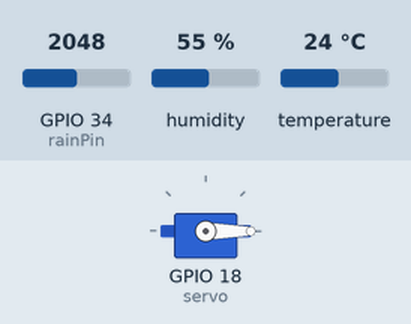
Bench run of a sketch on a simulated ESP32. Shown: servo. The test bench sets the inputs (shaded band); at power-on: GPIO 34 (rainPin) = 2048, humidity 55 %, temperature 24 °C. EEPROM starts erased; nothing arrives over Bluetooth unless stated; what the sketch prints to the serial monitor is not drawn.

Above: at 1.2 s.
1.3 s: GPIO 34 (rainPin) set to 2973
5.5 s: GPIO 34 (rainPin) set to 3055
At 5.88 s:
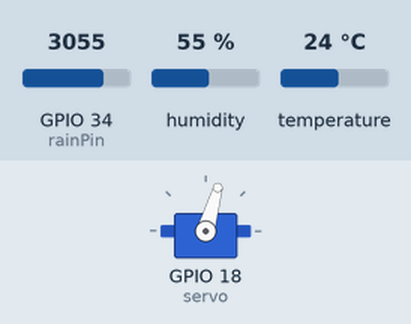
At 7.1 s:
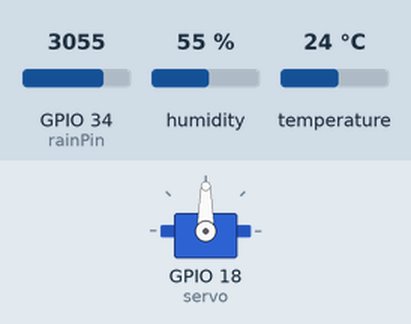
7.4 s: GPIO 34 (rainPin) set to 2960
At 7.78 s:
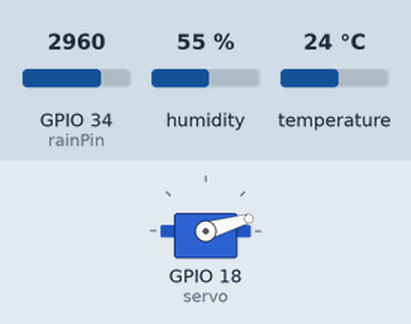
Timing chart, 0 to 10.4 s (numbered marks = the images above; inputs shaded):
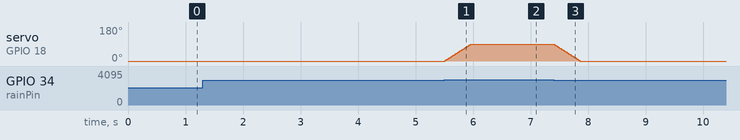

Measured:
- the behaviour switches between 2999 and 3000 on GPIO 34 (rainPin) (found by bisection; images 0 and 1)
- after the input at 1.3 s, every drawn part: stays the same
- after the input at 5.5 s, servo on GPIO 18 (servo): moves from 0° to 90° over 0.45 s, starting at once
- after the input at 7.4 s, servo on GPIO 18 (servo): moves from 90° to 0° over 0.45 s, starting at once

The sketch:

sketch_apr25b.ino
```cpp
#define BLYNK_TEMPLATE_ID "TMPL6VMq4yjbF"
#define BLYNK_TEMPLATE_NAME "Clothes"
#define BLYNK_AUTH_TOKEN "t9m61xzzdWyz0ylWlrmy_aeqIBtrZt1d"
#define BLYNK_PRINT Serial

#include <WiFi.h>
#include <BlynkSimpleEsp32.h>
#include <ESP32Servo.h>
#include <Preferences.h>
#include <DHT.h>
#include <BluetoothSerial.h>

// =======================
Preferences prefs;
Servo servo;
BluetoothSerial SerialBT;

// =======================
// DHT
// =======================
#define DHTPIN 4
#define DHTTYPE DHT11
DHT dht(DHTPIN, DHTTYPE);

float temp = 0;
float hum = 0;
float lastTemp = 0;

// =======================
// WIFI
// =======================
String wifiSSID = "";
String wifiPASS = "";
bool wifiConnected = false;

// =======================
// SERVO
// =======================
int currentPos = 0;
int targetPos = 0;
int speedStep = 2;

// =======================
// RAIN SENSOR
// =======================
int rainPin = 34;
int rainValue = 0;
int threshold = 3000;
bool isWet = false;
bool wasWet = false;

// =======================
// MODE
// =======================
bool autoMode = true;
bool manualOverride = false;

// =======================
// CONNECT WIFI
// =======================
void connectToWiFi(String ssid, String pass) {
  Serial.println("Connecting to WiFi...");

  // Putuskan koneksi lama dulu supaya tidak bentrok
  WiFi.disconnect(true);
  delay(200);
  WiFi.mode(WIFI_STA);
  delay(100);

  WiFi.begin(ssid.c_str(), pass.c_str());

  int timeout = 0;
  while (WiFi.status() != WL_CONNECTED && timeout < 20) {
    delay(500);
    Serial.print(".");
    timeout++;
  }

  if (WiFi.status() == WL_CONNECTED) {
    Serial.println("\nConnected!");
    Serial.println(WiFi.localIP());

    Blynk.config(BLYNK_AUTH_TOKEN);
    Blynk.connect();

    wifiConnected = true;
    SerialBT.println("STATUS:CONNECTED"); // Kirim ke HP
  } else {
    Serial.println("\nFailed!");
    wifiConnected = false;
    SerialBT.println("STATUS:FAILED"); // Kirim ke HP
  }
}

// =======================
// DECISION ENGINE
// =======================
void updateDecision() {

  // PRIORITAS 1: HUJAN FISIK
  if (isWet) {
    Serial.println("DECISION: HUJAN → TUTUP");
    targetPos = 0;
    manualOverride = false; // reset override
    wasWet = true;
    Blynk.virtualWrite(V4, 0);
    return;
  }

  // PRIORITAS 1.5: HUJAN BARU BERHENTI → BUKA OTOMATIS
  if (wasWet && !isWet) {
    Serial.println("DECISION: HUJAN BERHENTI → BUKA");
    targetPos = 90;
    wasWet = false;
    Blynk.virtualWrite(V4, 1);
    return;
  }

  // PRIORITAS 2: MANUAL OVERRIDE
  if (manualOverride) {
    Serial.println("DECISION: MANUAL OVERRIDE");
    return;
  }

  // PRIORITAS 3: AUTO DHT
  if (autoMode) {

    if (hum > 80 && temp < lastTemp) {
      Serial.println("DECISION: LEMBAB + TURUN → TUTUP");
      targetPos = 0;
      Blynk.virtualWrite(V4, 0);
      return;
    }

    if (temp >= 40) {
      Serial.println("DECISION: PANAS → BUKA");
      targetPos = 90;
      Blynk.virtualWrite(V4, 1);
      return;
    }
  }
}

// =======================
// BLYNK CONTROL
// =======================
BLYNK_WRITE(V4) {
  int value = param.asInt();

  Serial.print("API/BLYNK V4: ");
  Serial.println(value);

  manualOverride = true;

  if (!isWet) {
    targetPos = (value == 1) ? 90 : 0;
  }
}

BLYNK_WRITE(V5) {
  int value = param.asInt();
  speedStep = map(value, 0, 100, 1, 10);
}

// =======================
// SETUP
// =======================
void setup() {
  Serial.begin(115200);

  // Bluetooth Setup
  SerialBT.begin("ESP32-Setup"); // Nama yang dicari aplikasi
  Serial.println("Bluetooth ESP32-Setup Ready!");

  servo.attach(18, 500, 2400);
  servo.write(0);

  pinMode(rainPin, INPUT);
  dht.begin();

  prefs.begin("wifi", false);

  wifiSSID = prefs.getString("ssid", "");
  wifiPASS = prefs.getString("pass", "");

  if (wifiSSID != "") {
    connectToWiFi(wifiSSID, wifiPASS);
  }
}

// =======================
// LOOP
// =======================
void loop() {

  if (wifiConnected) {
    Blynk.run();
  }

  // =======================
  // BLUETOOTH CONTROL
  // =======================
  if (SerialBT.available()) {
    String data = SerialBT.readStringUntil('\n');
    data.trim();

    if (data.startsWith("WIFI:")) {
      // Format: WIFI:SSID,PASS
      int commaIndex = data.indexOf(',');
      if (commaIndex != -1) {
        String ssid = data.substring(5, commaIndex);
        String pass = data.substring(commaIndex + 1);

        Serial.println("Bluetooth received WiFi: " + ssid);

        // Simpan ke memory
        prefs.putString("ssid", ssid);
        prefs.putString("pass", pass);

        connectToWiFi(ssid, pass);
      }
    }
    else if (data == "RESET") {
      prefs.clear();
      Serial.println("WiFi Config Cleared!");
      SerialBT.println("STATUS:CLEARED");
      ESP.restart();
    }
  }

  // =======================
  // RAIN SENSOR
  // =======================
  rainValue = analogRead(rainPin);

  bool newWet = (rainValue < threshold);

  // Langsung panggil decision saat status hujan BERUBAH (tanpa nunggu DHT)
  if (newWet != isWet) {
    isWet = newWet;
    Blynk.virtualWrite(V8, isWet ? 1 : 0);
    updateDecision();
    Serial.print("RAIN STATE CHANGED: ");
    Serial.println(isWet ? "BASAH" : "KERING");
  }

  // =======================
  // DHT SENSOR
  // =======================
  static unsigned long lastDHT = 0;
  if (millis() - lastDHT > 2000) {

    float t = dht.readTemperature();
    float h = dht.readHumidity();

    if (!isnan(t) && !isnan(h)) {
      temp = t;
      hum = h;

      Serial.print("Temp: ");
      Serial.print(temp);
      Serial.print(" | Hum: ");
      Serial.println(hum);

      Blynk.virtualWrite(V6, (int)temp);
      Blynk.virtualWrite(V7, (int)hum);
      Blynk.virtualWrite(V8, isWet ? 1 : 0); // Tambahkan ini (ID Datastream 8)

      updateDecision();

      lastTemp = temp;
    }

    lastDHT = millis();
  }

  // =======================
  // SERVO SMOOTH
  // =======================
  if (currentPos < targetPos) {
    currentPos += speedStep;
    if (currentPos > targetPos) currentPos = targetPos;
    servo.write(currentPos);
  }
  else if (currentPos > targetPos) {
    currentPos -= speedStep;
    if (currentPos < targetPos) currentPos = targetPos;
    servo.write(currentPos);
  }

  delay(10);
}
```
